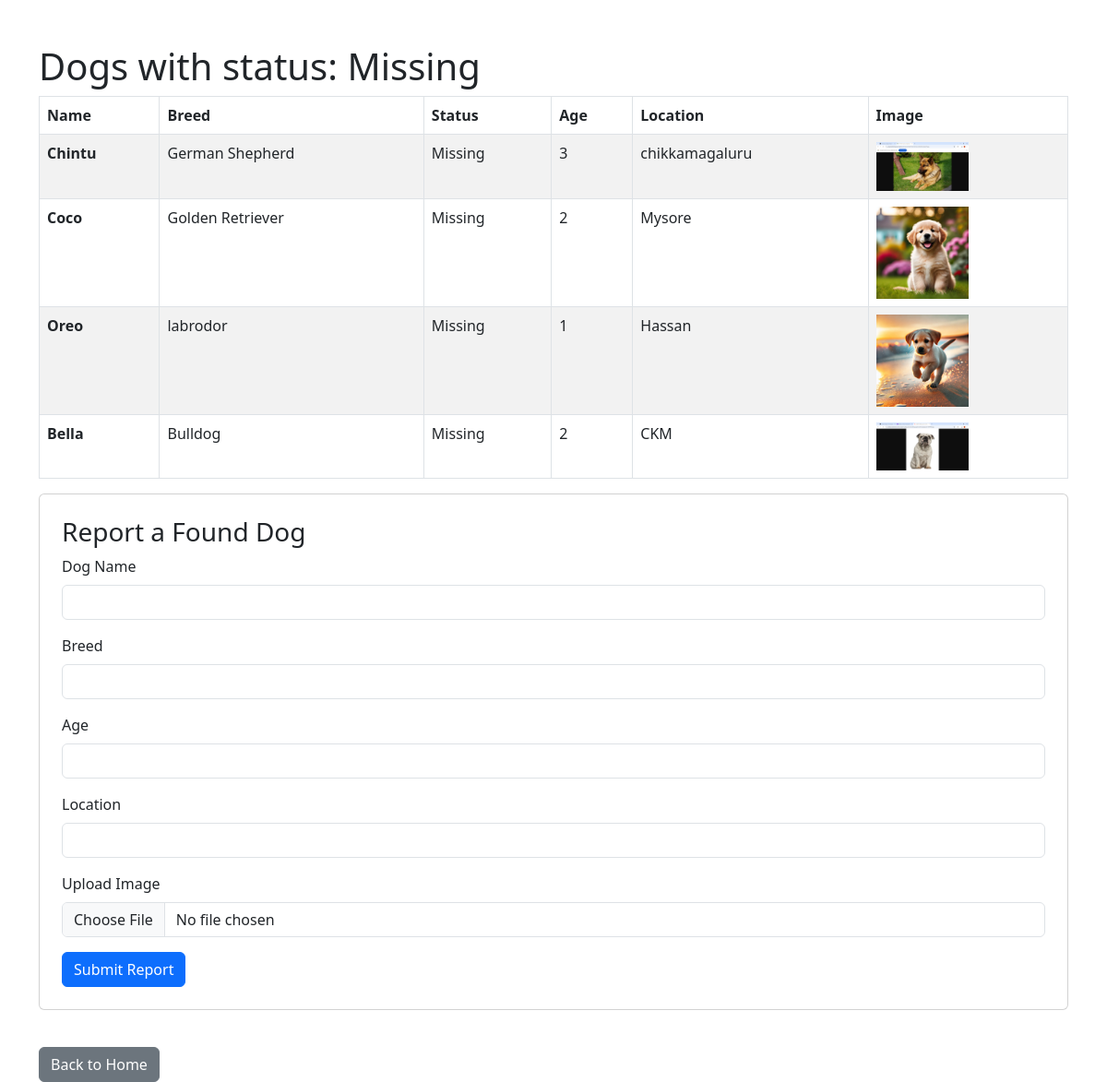
The page /dogs/status/Missing/ on the database its author committed.
### rescue/models.py (models this page shows, shortened)
class Dog(models.Model):
    name = models.CharField(max_length=100)
    breed = models.CharField(max_length=50)
    color = models.CharField(max_length=50)
    age = models.IntegerField()
    status = models.CharField(max_length=20, choices=[
        ('Missing', 'Missing'),
        ('Found', 'Found'),
        ('Adopted', 'Adopted')
    ])
    location = models.CharField(max_length=100)
    image = models.ImageField(upload_to='dog_images/')

### rescue/views.py (the view)
# urls.py: path('dogs/status/<str:status>/', views.dogs_by_status, name='dogs_by_status'),
def dogs_by_status(request, status):
    dogs = Dog.objects.filter(status=status)
    context = {
        'dogs': dogs,
        'status': status
    }
    return render(request, 'dogs_by_status.html', context)

### rescue/templates/dogs_by_status.html (shortened to what this page needs)
<!DOCTYPE html>
<html>
<head>
    <link rel="stylesheet" href="https://cdn.jsdelivr.net/npm/bootstrap@5.3.0/dist/css/bootstrap.min.css">
</head>
<body>
    <div class="container mt-5">
        <h1>Dogs with status: {{ status }}</h1>
        {% if dogs %}
            <table class="table table-bordered table-striped">
                <thead>
                    <tr>
                        <th>Name</th>
                        <th>Breed</th>
                        <th>Status</th>
                        <th>Age</th>
                        <th>Location</th>
                        <th>Image</th>
                    </tr>
                </thead>
                <tbody>
                {% for dog in dogs %}
                    <tr>
                        <td><strong>{{ dog.name }}</strong></td>
                        <td>{{ dog.breed }}</td>
                        <td>{{ dog.status }}</td>
                        <td>{{ dog.age }}</td>
                        <td>{{ dog.location }}</td>
                        <td>
                            {% if dog.image %}
                                <img src="{{ dog.image.url }}" alt="Dog Image" style="max-width: 100px;">
                            {% else %}
                                No Image
                            {% endif %}
                        </td>
                    </tr>
                {% endfor %}
                </tbody>
            </table>
        {% else %}
            <p>No dogs found with the status "{{ status }}".</p>
        {% endif %}
        {% if status == "Missing" %}
        <div class="card p-4 mb-4">
            <h3>Report a Found Dog</h3>
            <form method="post" enctype="multipart/form-data">
                <div class="mb-3">
                    <label class="form-label">Dog Name</label>
                    <input type="text" name="name" class="form-control" required>
                </div>
                <div class="mb-3">
                    <label class="form-label">Breed</label>
                    <input type="text" name="breed" class="form-control" required>
                </div>
                <div class="mb-3">
                    <label class="form-label">Age</label>
                    <input type="number" name="age" class="form-control" required>
                </div>
                <div class="mb-3">
                    <label class="form-label">Location</label>
                    <input type="text" name="location" class="form-control" required>
                </div>
                <div class="mb-3">
                    <label class="form-label">Upload Image</label>
                    <input type="file" name="image" class="form-control">
                </div>
                <button type="submit" class="btn btn-primary">Submit Report</button>
            </form>
        </div>
        {% endif %}
        <a href="{% url 'home' %}" class="btn btn-secondary mt-3">Back to Home</a>
    </div>
</body>
</html>

### rows shown on the page
Dog: name "Chintu", breed "German Shepherd", status "Missing", age "3", location "chikkamagaluru", image (picture)
Dog: name "Coco", breed "Golden Retriever", status "Missing", age "2", location "Mysore", image (picture)
Dog: name "Oreo", breed "labrodor", status "Missing", age "1", location "Hassan", image (picture)
Dog: name "Bella", breed "Bulldog", status "Missing", age "2", location "CKM", image (picture)

### other values the page prints
{{ status }} "Missing"
